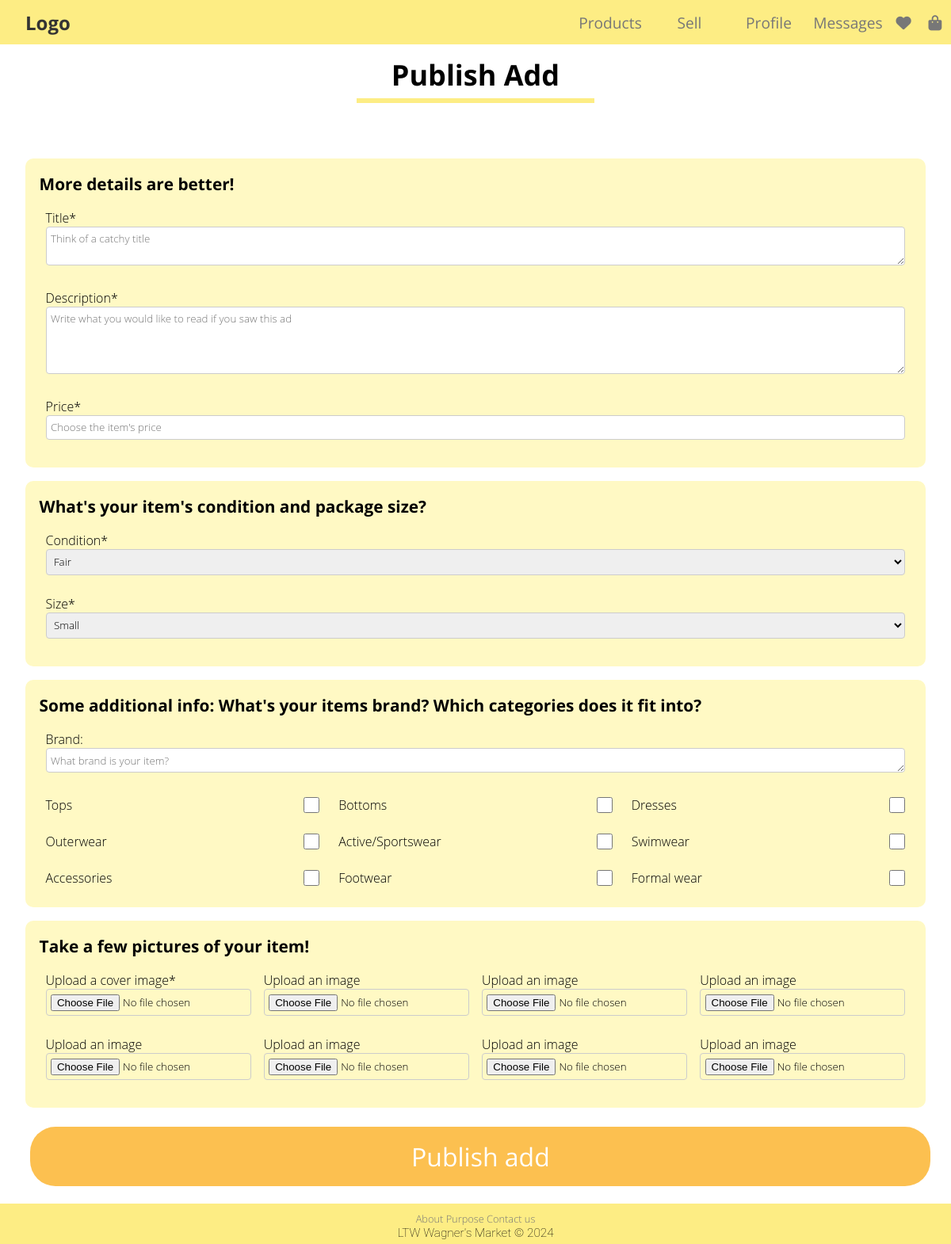
/pages/publish_add.php (signed in), run on the app's committed database.
### tables this page shows
CREATE TABLE CATEGORY (
    CategoryName TEXT NOT NULL,
    CategoryImage TEXT NOT NULL,
    CONSTRAINT Pk_CategoryName PRIMARY KEY (CategoryName)
);

### public/pages/publish_add.php (called while the page is built, shortened)
<?php
require_once(__DIR__ . '/../../private/database/connection.db.php');
require_once(__DIR__ . '/../../private/database/category.class.php');
require_once(__DIR__ . '/../../private/database/size.class.php');
require_once(__DIR__ . '/../../private/database/condition.class.php');
require_once(__DIR__ . '/../../private/templates/common.tpl.php');
require_once(__DIR__ . '/../../private/templates/publish.tpl.php');
$db = getDatabaseConnection();
$categories = Category::getCategories($db);
$sizes = Size::getSizes($db);
$conditions = Condition::getConditions($db);
drawPublishForm($categories, $sizes, $conditions);
?>

### private/database/condition.class.php (called while the page is built, shortened)
<?php
class Condition
{
    public function __construct(string $condition)
    {
        $this->condition = $condition;
    }
    static function getConditions(PDO $db): array
    {
        $stmt = $db->prepare('SELECT Condition FROM CONDITION');
        $stmt->execute(array());
        $conditions = array();
        while ($condition = $stmt->fetch()) {
            $conditions[] = new Condition(
                $condition['Condition']
            );
        }
        return $conditions;
    }
}
?>

### private/database/size.class.php (called while the page is built, shortened)
<?php
class Size
{
    public function __construct(string $size)
    {
        $this->size = $size;
    }
    static function getSizes(PDO $db): array
    {
        $stmt = $db->prepare('SELECT Size FROM SIZE');
        $stmt->execute(array());
        $sizes = array();
        while ($size = $stmt->fetch()) {
            $sizes[] = new SIZE($size['Size']);
        }
        return $sizes;
    }
}
?>

### private/database/category.class.php (called while the page is built, shortened)
<?php
class Category
{
    public function __construct(string $categoryName, string $categoryImage)
    {
        $this->categoryName = $categoryName;
    }
    static function getCategories(PDO $db): array
    {
        $stmt = $db->prepare('SELECT CategoryName, CategoryImage FROM CATEGORY');
        $stmt->execute(array());
        $categories = array();
        while ($category = $stmt->fetch()) {
            $categories[] = new Category(
                $category['CategoryName'],
                $category['CategoryImage']
            );
        }
        return $categories;
    }
}
?>

### private/templates/publish.tpl.php (the view, shortened to what this page needs)
<?php function drawPublishForm(array $categories, array $sizes, array $conditions) : void { ?>
        <section class="container">
            <form id="publish" action="../actions/action_publish_add.php" method="post" enctype="multipart/form-data">
                <fieldset id="item-info">
                    <h3>More details are better!</h3>
                    <label>Title*<textarea name="title" placeholder="Think of a catchy title" maxlength="70" rows="2" cols="70" required="required"></textarea></label>
                    <label>Description*<textarea name="description" placeholder="Write what you would like to read if you saw this ad" maxlength="9000" rows="4" cols="50" required="required"></textarea></label>
                    <label>Price* <input type="number" name="price" step="0.01" placeholder="Choose the item's price" required="required"></label>
                </fieldset>
                <fieldset id="item-condition-size">
                    <h3>What's your item's condition and package size?</h3>
                    <label>Condition*
                        <select name="condition" required="required">
                            <?php foreach($conditions as $condition) { ?>
                                <option value="<?= $condition->condition ?>"><?= $condition->condition ?></option>
                            <?php } ?>
                        </select>
                    </label>
                    <label>Size*
                        <select name="size" required="required">
                            <?php foreach($sizes as $size) { ?>
                                <option value="<?= $size->size ?>"><?= $size->size ?></option>
                            <?php } ?>
                        </select>
                    </label>
                </fieldset>
                <fieldset id="item-brand-categories">
                    <h3>Some additional info: What's your items brand? Which categories does it fit into?</h3>
                    <label>Brand: <textarea name="brand" placeholder="What brand is your item?" maxlength="50" rows="1" cols="50" required="required"></textarea></label>
                    <section id="categories">
                        <?php foreach($categories as $category) { ?>
                            <label><?= $category->categoryName ?> <input type="checkbox" name="categories[]" value="<?= $category->categoryName ?>"></label>
                        <?php } ?>
                    </section>
                </fieldset>
                <fieldset id="pictures">
                    <h3>Take a few pictures of your item!</h3>
                    <section id="upload">
                        <label>Upload a cover image*<input type="file" name="images[]" accept="image/png,image/jpeg" required="required"></label>
                        <label>Upload an image<input type="file" name="images[]" accept="image/png,image/jpeg"></label>
                        <label>Upload an image<input type="file" name="images[]" accept="image/png,image/jpeg"></label>
                        <label>Upload an image<input type="file" name="images[]" accept="image/png,image/jpeg"></label>
                        <label>Upload an image<input type="file" name="images[]" accept="image/png,image/jpeg"></label>
                        <label>Upload an image<input type="file" name="images[]" accept="image/png,image/jpeg"></label>
                        <label>Upload an image<input type="file" name="images[]" accept="image/png,image/jpeg"></label>
                        <label>Upload an image<input type="file" name="images[]" accept="image/png,image/jpeg"></label>
                    </section>
                </fieldset>
                <input class="button" type="submit" value="Publish add">
            </form>
        </section>
<?php } ?>

### public/css/style.css (style rules this page uses)
* { margin: 0; padding: 0; box-sizing: border-box; font-family: 'Open Sans', sans-serif; }
h3 { font-size: 1.3em; }
button, .button { color: #777; background: rgba(253, 237, 132, 1); border: none; padding: .5em .5em; margin: .2em; border-radius: 30px; transition: 0.3s; }
select { padding: .3em; border: .1em solid #ccc; cursor: pointer; }
input[type="checkbox"] { width: 1.5em; height: 1.5em; border: 0.1em solid #555; border-radius: 4px; background-color: #fff; cursor: pointer; }
.container { text-align: center; margin-left: 2em; margin-right: 2em; }
#publish { display: inline-block; text-align: left; }
#publish h3 { margin-bottom: 0.5em; }
#publish fieldset { background-color: #fff9c4; border: none; border-radius: 10px; padding: 1.1em; margin-bottom: 1.1em; display: grid; }
#publish label, #publish select, #publish input[type="number"], #publish input[type="file"], #publish input[type="submit"], #publish textarea { margin-bottom: 0.7em; }
#publish select, #publish input[type="number"], #publish input[type="file"], #publish input[type="submit"], #publish textarea { width: 100%; padding: 0.4em; border: 0.1em solid #ccc; border-radius: 4px; font-family: 'Open Sans Light', sans-serif; }
#categories label { display: flex; justify-content: space-between; align-items: center; }
#publish label { margin: 0.5em; font-family: 'Open Sans Light', sans-serif; }
#upload { display: grid; grid-template-columns: repeat(4, 1fr); grid-template-rows: repeat(2, 1fr); }
#categories { display: grid; grid-template-columns: repeat(3, 1fr); gap: 0.5em; }
#publish input.button { padding: 0.5em; background: #fcc050; font-size: 2em; border: none; border-radius: 1em; color: white; font-family: 'Open Sans', sans-serif; transform: .3s; }

### data on the page
category: CategoryName "Tops"
category: CategoryName "Bottoms"
category: CategoryName "Dresses"
category: CategoryName "Outerwear"
category: CategoryName "Active/Sportswear"
category: CategoryName "Swimwear"
category: CategoryName "Accessories"
category: CategoryName "Footwear"
category: CategoryName "Formal wear"

### other printed values
$title "Publish Add"
form field condition "Fair"
form field size "Small"
